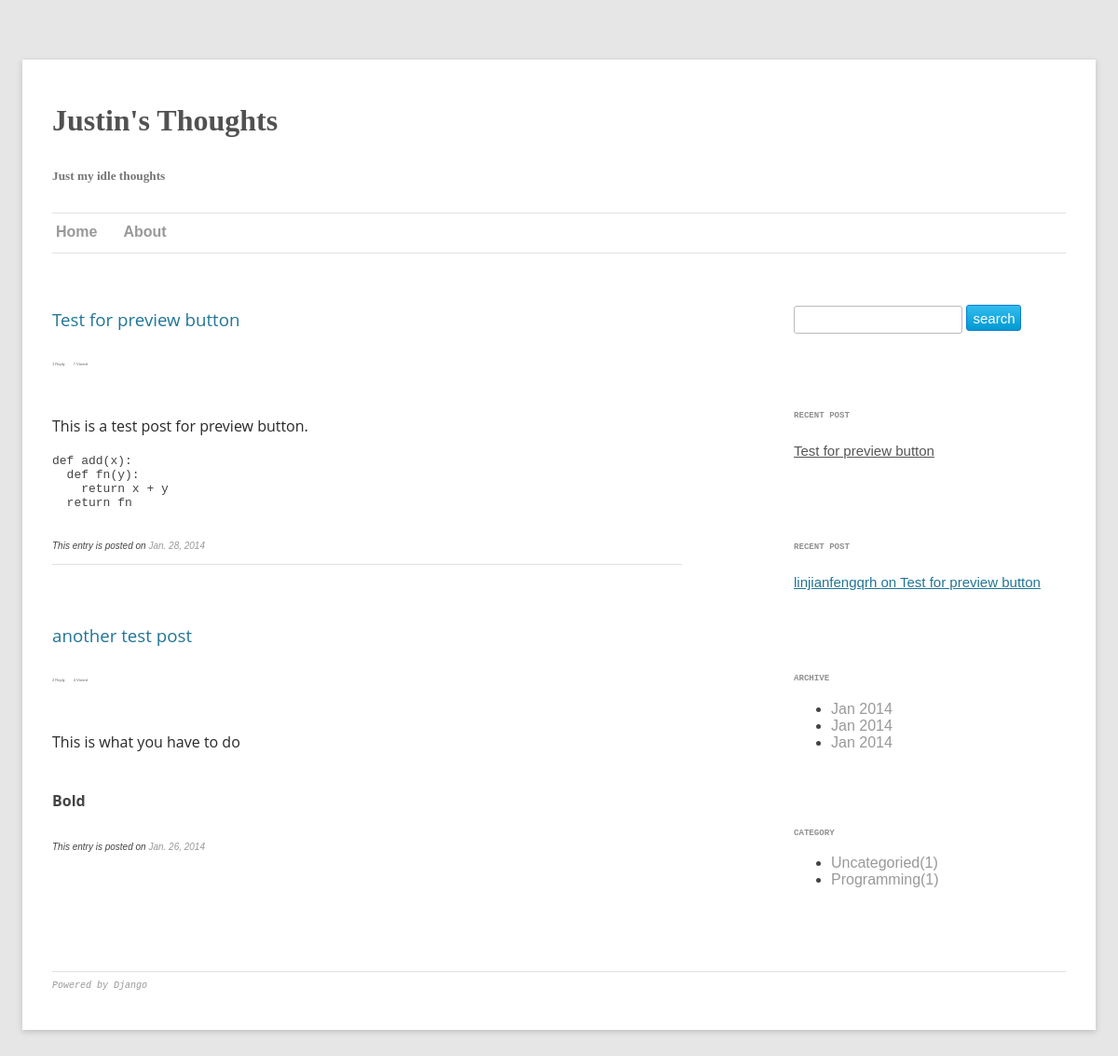
The page /blog/category/Uncategoried/ on the database its author committed.
### blog/models.py (models this page shows, shortened)
class Post(models.Model):
  title = models.CharField(max_length=100)
  content = models.TextField()
  author = models.CharField(max_length=100)
  published = models.BooleanField(default = False)
  created_date = models.DateTimeField(auto_now_add = True)
  category = models.ForeignKey(Category)
  tags = models.ManyToManyField(Tag)
  visit = models.IntegerField()
  class Meta:
    ordering = ['-created_date']
  def __unicode__(self):
    return self.title
  def get_abs_url(self):
    mangled = self.title.replace(' ', '__')
    return '/blog/%s/' % mangled
  def get_visit_num(self):
    return self.visit
  def get_reply_num(self):
    return Reply.objects.filter(post = self).count()
  @staticmethod
  def get_archive():
    return Post.objects.values('created_date').distinct()

class Reply(models.Model):
  name = models.CharField(max_length=100)
  email = models.EmailField(blank = True)
  to = models.IntegerField(default=0)
  message = models.CharField(max_length = 1000)
  post = models.ForeignKey(Post)
  date = models.DateTimeField()

class Category(models.Model):
  name = models.CharField(max_length=100)
  def get_num(self):
    return Category.objects.filter(name = self.name).count()

### blog/views.py (the view)
# urls.py: url(r'^blog/category/(\w+)/$', 'blog.views.category'),
def category(request, name):
  cate = Category.objects.get(name = name)
  posts = Post.objects.filter(published=True, category = cate)
  recent_post = Post.objects.first()
  recent_reply = Reply.objects.first()
  categories = Category.objects.all()
  archives = None
  archives = Post.get_archive()
  return render(request, 'blog/index.html', {'posts': posts, 'recent_post':recent_post,
    'recent_reply':recent_reply, 'categories': categories, 'archives':archives})

### templates/blog/index.html (shortened to what this page needs)
{% extends "blog/base.html" %}
{% block content %}
  {% for post in posts %}
  <div class = "post" >
    <div class = "title">
      <h3>
        <a href="{{ post.get_abs_url }} " >
        {{ post.title|safe }}
        </a>
      </h3>
    </div>
    <div class = "info">
      <span class = "item">
      </span>
      <span class = "item">
      </span>
    </div>
    <div class = "blog_content">
      <p>{{ post.content|slice:":255"|safe }}</p>
    </div>
    <div class ="footer">
      <p>This entry is posted on <a href="/blog/{{post.created_date|date:"Y"}}/{{post.created_date|date:"m"}}/{{post.created_date|date:"d"}}/">
        {{post.created_date|date}}
      </a></p>
      {% if not forloop.last %}
      <hr />
      {% endif %}
    </div>
  </div>
  {% endfor %}
{% endblock %}

### templates/blog/base.html (shortened to what this page needs)
<!DOCTYPE html>
<html>
<head>
  <link rel="stylesheet" type="text/css" href="{{STATIC_URL}}global.css" />
  <link rel="stylesheet" type="text/css" href="{{STATIC_URL}}post.css" />
</head>
<body style="color:#444;background-color:#e6e6e6;font-family:sans-serif">
  <div class="page">
    <div class="header">
      <h1 class="blog-title">Justin's Thoughts</h1>
      <h5 class="blog-desc">Just my idle thoughts</h5>
    </div>
    <div class="menu">
      <hr />
      <ul class="menu">
        <li><a href="/" class="title-menu-item">Home</a></li>
        <li><a href="/about/" class="title-menu-item">About</a></li>
      </ul>
      <hr />
    </div>
    <div class = "maincontent">
      <div class = "sidebar">
        <div class = "widget widget_form">
          <form action="/blog/search/" method="get" class = "search">
            <p><input type="text" name="q" class="search text"/>
            <input type="submit" value="search" class = "search  button"></p>
          </form>
        </div>
        <div class = "widget widget_recent_post">
          <p class = "widget_title">RECENT POST</p>
          <p class = "widget_content">{% if recent_post %}<a href="{{recent_post.get_abs_url}}">{{ recent_post.title }}</a>{% else %}There is no post{% endif %}</p>
        </div>
        <div class = "widget widget_recent_reply">
          <p class = "widget_title">RECENT POST</p>
          <p class = "widget_content">{% if recent_reply %}<a href="{{recent_reply.get_post_url}}">{{ recent_reply.name }} on {{recent_reply.post}}</a>{% else %}There is no reply{% endif %}</p>
        </div>
        <div class = "widget widget_archive">
          <p class = "widget_title">ARCHIVE</p>
          <ul class = archive_list>
            {% for archive in archives %}
            <li><a href = "/blog/{{archive.created_date|date:"Y"}}/{{archive.created_date|date:"m"}}">{{ archive.created_date|date:"M Y"}}</a></li>
            {% endfor %}
        </div>
        <div class = "widget widget_category">
          <p class = "widget_title">CATEGORY</p>
          <ul class = 'category_list'>
            {% for category in categories %}
            <li><a href="/blog/category/{{ category.name }}/">{{ category.name }}({{category.get_num}})</a></li>
            {% endfor %}
          </ul>
        </div>
      </div>
      <div class = "content">
        {% block content %}
        {% endblock %}
      </div>
      <div class = "footer">
        <hr />
        <p><a href="http://www.djangoproject.com">Powered by Django</a></p>
      </div>
    </div>
  </div>
</body>
</html>

### static/global.css (style rules this page uses)
.page { margin-left:auto; margin-right:auto; margin-top:4em; margin-bottom:4em; max-width:960px; max-width:68rem; background-color:#fff; padding-left:2em; padding-top:1em; padding-right:2em; padding-bottom:2em; box-shadow:0 2px 6px rgba(100, 100, 100, 0.3); }
a { text-decoration:none; }
a:link, a:visited { color:#999999; }
div.header { display:inline-block; font-family:Georgia, serif; }
.blog-title { font-weight:bold; line-height:1.8; color:#515151; }
.blog-desc { color:#757575; }
hr { border:0; height:1px; background:#ffffff; box-shadow:0px 1px 0px #e0e0e0; }
ul.menu { list-style-type:none; margin:0; padding:0; }
ul.menu a:link, a:visited { display:block; width:60px; font-weight:bold; padding:4px; }
ul.menu li { position:relative; display:inline-block; }
.maincontent { padding-top:2em; overflow:hidden; }
.content { float:none; width:auto; overflow:hidden; padding-right:3em; }
.sidebar { float:right; width:300px; }
.footer p { font-family:Monospace; font-size:10px; font-style:italic; }
.text { border:1px solid #bbb; padding-left:10px; padding-right:1px; padding-top:4px; padding-bottom:4px; border-radius:3px; outline:none; font-family:Monospace; }
.text.search { height:20px; }
.button { border-radius:3px; height:28px; font-family:sans-serif; font-size:15px; cursor:pointer; color:white; background-image:-webkit-gradient(linear, left top, left bottom, from(rgb(51, 188, 239)), to(rgb(1, 154, 210))); background:-moz-linear-gradient(top, rgb(51, 188, 239), rgb(1, 154, 210)); border:1px solid rgb(5, 126, 208); }
.widget { padding-left:8px; margin-bottom:5em; }
.widget_title { font-family:Monospace; font-weight:bold; font-size:0.7em; margin-bottom:1.7em; line-height:1.7; color:#909090; }
.widget_content { font-family:Helvetica, Arial; font-size:15px; line-height:2; color:#404040; }
.widget_content a { text-decoration:underline; color:#555555; }

### static/post.css (style rules this page uses)
.post .title { font-family:"Open Sans", Helvetica, Arial, sans-serif; }
.post .title a { font-weight:normal; }
.post .title a:link, a:visited { color:#217596; }
.post .info { padding-top:4px; padding-bottom:2em; }
.post .info .item { padding-right:2em; font-family:Arial, serif; font-size:4px; color:#5f5f5f; }
.post .blog_content { font-family:"Open Sans", Arial, sans-serif; margin-right:4em; }
.post .blog_content p { line-height:1.7; color:#282828; }
.post .footer { padding-top:4px; margin-bottom:4em; margin-right:4em; }
.post .footer p { font-family:Arial, serif; font-size:10px; line-height:1.7; font-style:italic; }

### rows shown on the page
Post: title "Test for preview button", content "This is a test post for preview button. def add(x): def fn(y): return x + y return fn", created_date "Jan. 28, 2014"
Reply: name "linjianfengqrh", post "Test for preview button"
Category: name "Uncategoried", get_num "1"
Category: name "Programming", get_num "1"
Post: title "another test post", content "This is what you have to do Bold", created_date "Jan. 26, 2014"

### other values the page prints
{{ archive.created_date|date:"M Y" }} "Jan 2014" "Jan 2014" "Jan 2014"
